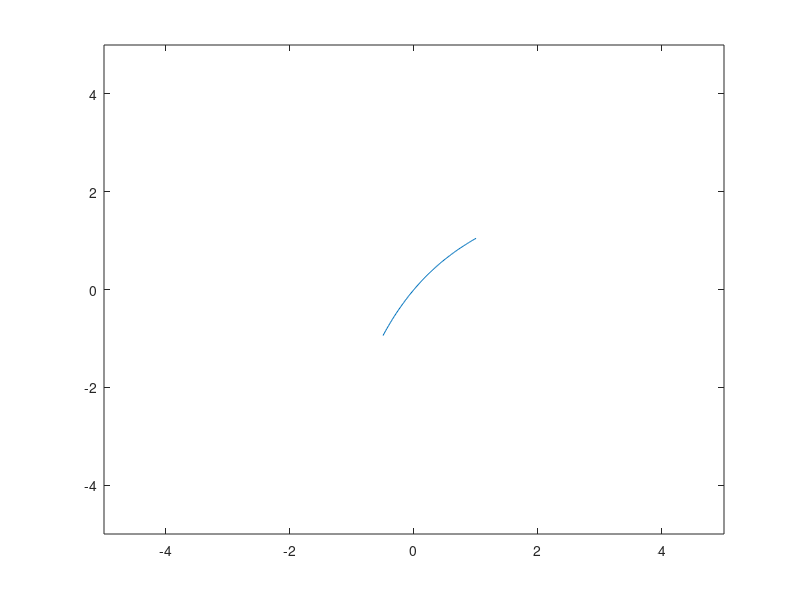

MATLAB code to generate this figure:
x = linspace(-0.5, 1);

f1 = @(t) sqrt(t + 1) - exp(-t);

y = f1(x);
plot(x, y);

axis([-5 5 -5 5]);

axis normal;

% x = linspace(-2, 2);

% f2 = @(t) exp(t) - 5 + t^2;

% x = linspace(-1, 1);
% x = linspace(0.5, 1);
% x = linspace(-0.5, 1);


% x = linspace(-2, 2);

% f2 = @(t) exp(t) - 5 + t^2;

% x = linspace(-1, 1);
% x = linspace(0.5, 1);
% x = linspace(-0.5, 1);